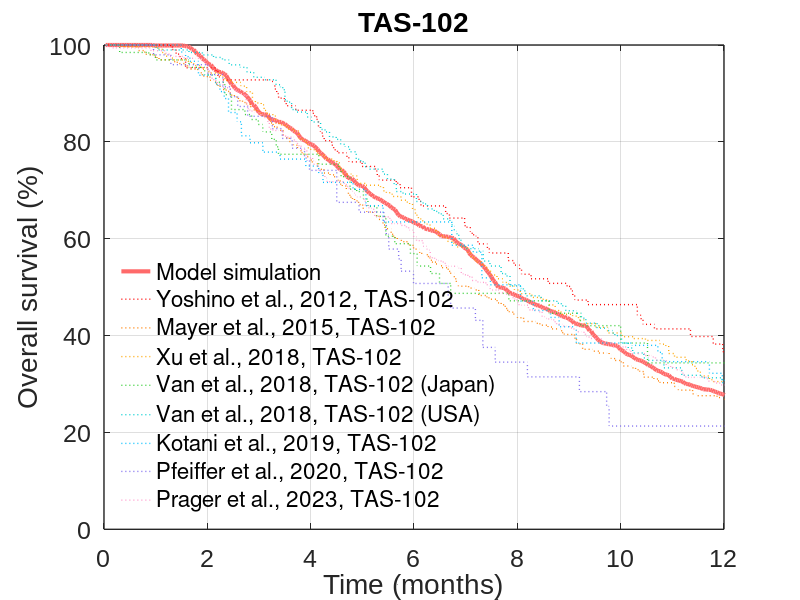

Recreate this plot in MATLAB.
function pic_TAS102_OS_Clin_Sim()

%% Sim plot
n=10;
t=365;
TT=1:1:t;
T=TT./30;

load Ave.mat

% Q=TAS102_OS_Sim_CI(t,n);
% Ave=sum(Q,2)./n;
% Max_CI=max(Q,[],2);
% Min_CI=min(Q,[],2);
% A = cat(1,Min_CI,flipud(Max_CI));
% B = cat(2,T,fliplr(T))';
% color=[255 106 106]./255;

% fill(B,A,color,'FaceAlpha',0.1); hold on

plot(T,Ave,'-','color','#FF6A6A','linewidth',3);hold on 

%% Clin Data

T1=cell2mat(struct2cell(load('TAS102_Clin/1.Yoshino.2012.OS.T.mat')));
T2=cell2mat(struct2cell(load('TAS102_Clin/2.Mayer.2015.OS.T.mat')));
T3=cell2mat(struct2cell(load('TAS102_Clin/3.Xu.2018.OS.T.mat')));
T4=cell2mat(struct2cell(load('TAS102_Clin/4.VanUS.2018.OS.T.mat')));
T5=cell2mat(struct2cell(load('TAS102_Clin/5.VanUS.2018.OS.T.mat')));
T6=cell2mat(struct2cell(load('TAS102_Clin/6.Kotani.2019.OS.T.mat')));
T7=cell2mat(struct2cell(load('TAS102_Clin/7.Pfeiffer.2020.OS.T.mat')));
T8=cell2mat(struct2cell(load('TAS102_Clin/8.Prager.2023.OS.T.mat')));

%% curve plotting
plot(T1(:,1),T1(:,2),':','color','#FF0000','linewidth',1);
hold on
plot(T2(:,1),T2(:,2),':','color','#FF7F00','linewidth',1);
hold on
plot(T3(:,1),T3(:,2),':','color','#FFA500','linewidth',1);
hold on
plot(T4(:,1),T4(:,2),':','color','#32CD32','linewidth',1);
hold on
plot(T5(:,1),T5(:,2),':','color','#00CED1','linewidth',1);
hold on
plot(T6(:,1),T6(:,2),':','color','#00BFFF','linewidth',1);
hold on
plot(T7(:,1),T7(:,2),':','color','#7B68EE','linewidth',1);
hold on
plot(T8(:,1),T8(:,2),':','color','#ff99cc','linewidth',1);
hold on
grid on

% %% M_OS
% plot(linspace(0,7.6,228),linspace(50,50,228),'--','color','#FF6A6A','linewidth',1.5);
% hold on
% plot(linspace(7.6,7.6,50),linspace(0,50,50),'--','color','#FF6A6A','linewidth',1.5);
% hold on 
% text(0.8,56,'M-OS: 7.6 months','FontSize',22,'color','#FF6A6A');

%% Output image setting
% Set coordinate range
set(gca,'XLim',[0 12]);
set(gca,'YLim',[0 100]);
% Set outer border
set(gca,'Linewidth',1);
% Set font size
set(gca,'FontSize',18);
% Set font name
set(gca,'FontName','Arial');
% Set label
xlabel('Time (months)');
ylabel('Overall survival (%)');
title('TAS-102');
% Set legend
legend('Model simulation','Yoshino et al., 2012, TAS-102','Mayer et al., 2015, TAS-102','Xu et al., 2018, TAS-102','Van et al., 2018, TAS-102 (Japan)','Van et al., 2018, TAS-102 (USA)','Kotani et al., 2019, TAS-102','Pfeiffer et al., 2020, TAS-102','Prager et al., 2023, TAS-102','location','southwest');%'95% Confidence Interval',
legend('boxoff')
% Set the image name, format, and resolution
set(gcf,'unit','centimeters','position',[3 4 22 16])
print('TAS102_OS','-dpng','-r600')
end
